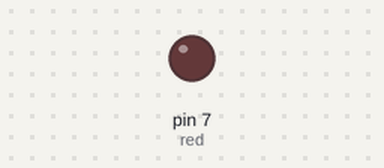
Bench run of a sketch on a simulated Arduino Uno, built with avr-gcc and run on an emulated ATmega328P. On the bench: output pins drawn as LEDs (lit = HIGH). Dashed ring = blinking. At 3.0 s the program stops and its outputs stay as they are.

Above: at 0.5 s.
At 2.7 s:
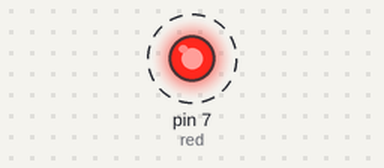
Timing chart, 0 to 3.0 s (numbered marks = the images above):
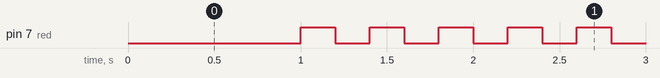

Measured:
- by itself, pin 7 (red): alternates HIGH for 0.20 s and LOW for 0.20 s, 11 changes in all, then stays HIGH

The sketch:

05_practice_2.ino
```cpp
#define red 7
unsigned int toggle;

void setup() {
  pinMode(red, OUTPUT);
  Serial.begin(115200); // Initialize serial port
  while (!Serial){
    ; // wait for serial port to connect.
    toggle = 1;
    digitalWrite(red,toggle);
  }

}

void loop() {
  toggle = 0;
  digitalWrite(red,toggle);
  delay(1000);

  for (int i = 0; i < 10; i++){
    toggle = !toggle;
    digitalWrite(red,toggle);
    delay(200);
  }

  digitalWrite(red,1);
  while(1){

  }
}
```
